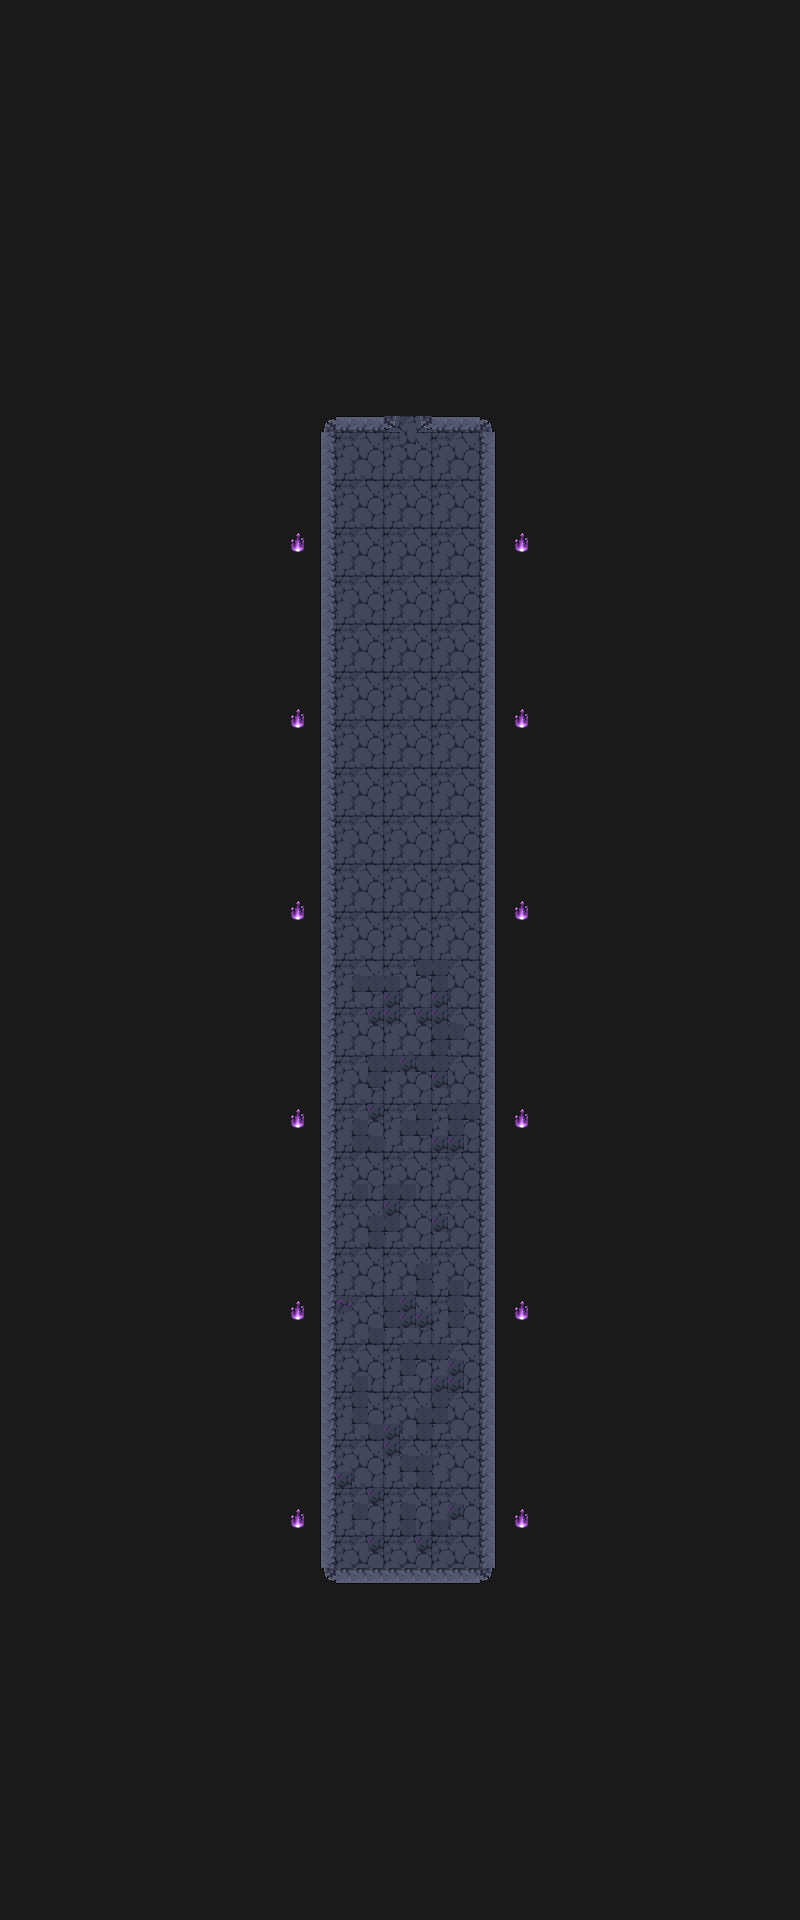

A 2D game scene composited from a Tiled map and its tileset images. What follows is a short description and the map's XML, with each tile layer's data collapsed to a summary:
An orthogonal 50x120 tile map with 16x16 px tiles, 3 tile layers (Background, Ground, Objects), 4 tilesets and 12 objects (toCombatCave, SpawnDialog1, SpawnDialog2, SpawnDialog3, SpawnDialog4, ...).

<map version="1.10" tiledversion="1.12.2" orientation="orthogonal" renderorder="right-down" width="50" height="120" tilewidth="16" tileheight="16" infinite="0" nextlayerid="9" nextobjectid="17">
 <editorsettings>
  <export target="spawnCave.lua" format="lua" />
 </editorsettings>
 <tileset firstgid="1" name="veil_tileset_v5_16x16 (2)" tilewidth="16" tileheight="16" tilecount="1024" columns="32">
  <image source="_tilesets/veil_tileset_v5_16x16.png" width="512" height="512" />
 </tileset>
 <tileset firstgid="1025" name="cave" tilewidth="16" tileheight="16" tilecount="160" columns="16">
  <image source="_tilesets/cave.png" width="256" height="160" />
 </tileset>
 <tileset firstgid="1185" name="cave" tilewidth="16" tileheight="16" tilecount="160" columns="16">
  <image source="_tilesets/cave.png" width="256" height="160" />
 </tileset>
 <tileset firstgid="1345" name="veil_tileset_v5_16x16 (2)" tilewidth="16" tileheight="16" tilecount="1024" columns="32">
  <image source="_tilesets/veil_tileset_v5_16x16.png" width="512" height="512" />
 </tileset>
 <layer id="1" name="Background" width="50" height="120">
  <data>[6000 cells, 6000 non-empty, 2 distinct tile ids]</data>
 </layer>
 <layer id="2" name="Ground" width="50" height="120">
  <data>[6000 cells, 827 non-empty, 16 distinct tile ids]</data>
 </layer>
 <layer id="3" name="Objects" width="50" height="120">
  <data>[6000 cells, 2 non-empty, 1 distinct tile ids]</data>
 </layer>
 <objectgroup id="5" name="Walls">
  <object id="6" x="320" y="1568" width="176" height="16" />
  <object id="9" x="320" y="416" width="16" height="1168" />
  <object id="10" x="480" y="416" width="16" height="1168" />
  <object id="11" x="320" y="416" width="80" height="16" />
  <object id="12" x="416" y="416" width="80" height="16" />
 </objectgroup>
 <objectgroup id="6" name="Collisions" />
 <objectgroup id="7" name="Transitions">
  <object id="14" name="toCombatCave" x="396" y="416" width="24" height="10">
   <properties>
    <property name="destX" type="int" value="647" />
    <property name="destY" type="int" value="1254" />
   </properties>
  </object>
 </objectgroup>
 <objectgroup id="4" name="DialogTriggers">
  <object id="1" name="SpawnDialog1" x="336" y="1392" width="144" height="48" />
  <object id="2" name="SpawnDialog2" x="336" y="1200" width="144" height="48" />
  <object id="3" name="SpawnDialog3" x="336" y="1008" width="144" height="48" />
  <object id="4" name="SpawnDialog4" x="336" y="816" width="144" height="48" />
  <object id="5" name="SpawnDialog5" x="336" y="624" width="144" height="48" />
 </objectgroup>
 <objectgroup id="8" name="Spawn">
  <object id="15" name="Spawn" x="400" y="1536" width="16" height="16" />
 </objectgroup>
</map>
